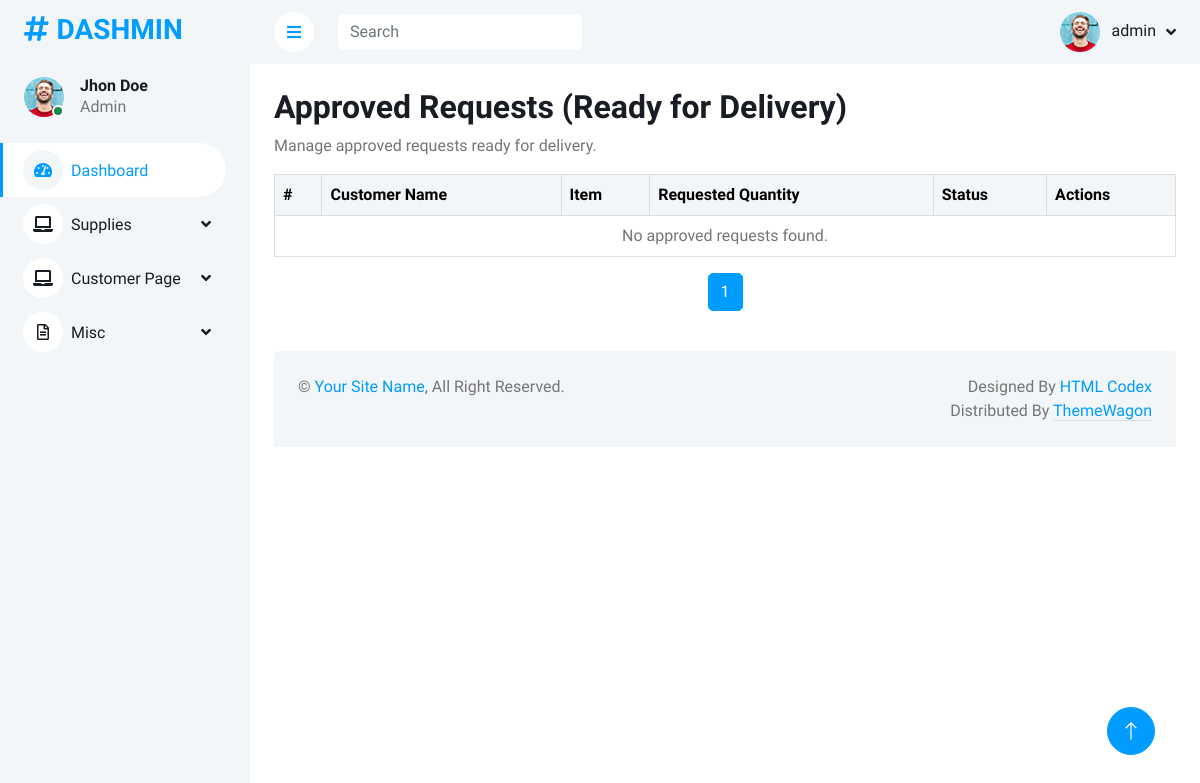
Page /supply/manager/requests/approved/ (signed in) on the earlier database version.
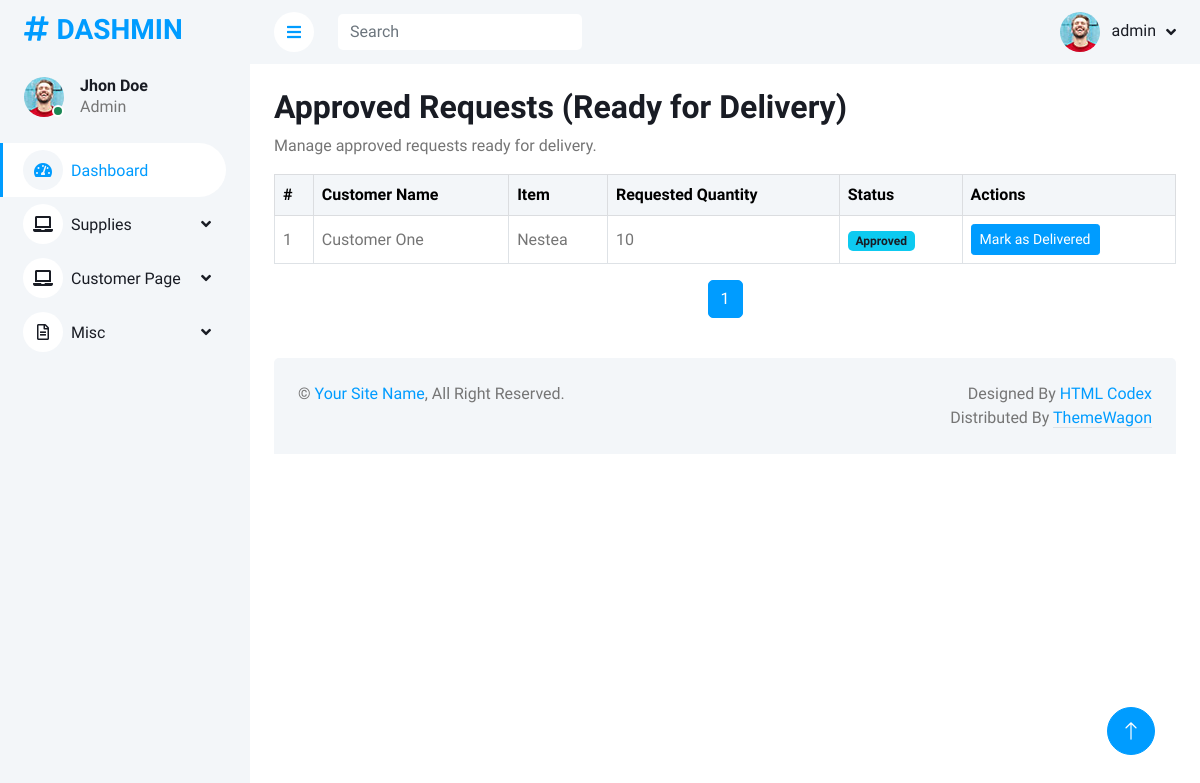
Same page on the later database version.
### customer/models.py (models this page shows, shortened)
class CustomerRequest(models.Model):
    supply_item = models.ForeignKey(
        SupplyItem,
        on_delete=models.CASCADE,
        related_name='customer_requests'
    )
    customer = models.ForeignKey(
        settings.AUTH_USER_MODEL,
        on_delete=models.CASCADE,
        related_name='requests'
    )
    requested_quantity = models.IntegerField()
    request_date = models.DateTimeField(auto_now_add=True)
    status = models.CharField(
        max_length=20,
        choices=[
            ('pending', 'Pending'),
            ('approved', 'Approved'),
            ('rejected', 'Rejected'),
            ('delivered', 'Delivered'),
        ],
        default='pending'
    )
    rejection_reason = models.TextField(blank=True, null=True)
    performed_by = models.ForeignKey(
        settings.AUTH_USER_MODEL,
        on_delete=models.SET_NULL,
        null=True,
        blank=True,
        related_name='performed_customer_requests' # Add related_name to avoid clash
    )

### supply/models.py (models this page shows, shortened)
class User(AbstractUser):
    USER_TYPE_CHOICES = [
        ('customer', 'Customer'),
        ('supply_manager', 'Supply Manager'),
        ('admin', 'Administrator'), # Example
    ]
    user_type = models.CharField(max_length=20, choices=USER_TYPE_CHOICES, default='customer')
    contact_number = models.CharField(max_length=15, blank=True, null=True)
    address = models.TextField(blank=True, null=True)
    objects = UserManager()
    customers = CustomerManager()
    supply_managers = SupplyManagerManager()
    email = models.EmailField(unique=True) # Example: making email unique

class SupplyItem(models.Model):
    STATUS_CHOICES = [
        ('active', 'Active'),
        ('inactive', 'Inactive'),
        ('archived', 'Archived'),
    ]
    AVAILABILITY_CHOICES = [
        ('Available', 'Available'),
        ('Low Stock', 'Low in Supply'),
        ('Out of Stock', 'Out of Supply')
    ]
    item_id = models.AutoField(primary_key=True)
    item_name = models.CharField(max_length=200)
    item_code = models.CharField(max_length=100, unique=True)
    category = models.ForeignKey(Category, on_delete=models.SET_NULL, null=True, blank=True)  # Updated field
    description = models.TextField(blank=True)
    quantity_in_stock = models.IntegerField(default=0)
    reorder_level = models.IntegerField(default=0)
    unit_of_measure = models.CharField(max_length=50)
    location = models.CharField(max_length=100, blank=True)
    unit_price = models.DecimalField(max_digits=10, decimal_places=2)
    currency = models.CharField(max_length=10, default='USD')
    supplier = models.ForeignKey(Supplier, on_delete=models.SET_NULL, null=True, blank=True)
    last_purchase_date = models.DateField(null=True, blank=True)
    last_supplier_price = models.DecimalField(max_digits=10, decimal_places=2, null=True, blank=True)
    preferred_supplier = models.BooleanField(default=False)
    added_by = models.ForeignKey(
        settings.AUTH_USER_MODEL, # Use settings
        on_delete=models.SET_NULL,
        null=True,
        blank=True,
        related_name='added_supply_items' # Add related_name
    )
    date_added = models.DateTimeField(auto_now_add=True)
    last_updated = models.DateTimeField(auto_now=True)
    added_by = models.ForeignKey('User', on_delete=models.SET_NULL, null=True, blank=True)
    status = models.CharField(max_length=10, choices=STATUS_CHOICES, default='active')
    availability = models.CharField(choices=AVAILABILITY_CHOICES, default='Available')
    barcode = models.CharField(max_length=100, blank=True)
    image = models.ImageField(upload_to='supply_images/', blank=True, null=True)
    expiration_date = models.DateField(null=True, blank=True)
    tags = models.CharField(max_length=200, blank=True)

### supply/views.py (the view)
# urls.py: path('manager/requests/approved/', views.ApprovedRequestListView.as_view(), name='approved_requests_list'), # New URL for approved requests
class ApprovedRequestListView(ManagerAccessMixin, ListView):
    model = CustomerRequest
    template_name = 'supply/manager/request_approved_list.html' # New template
    context_object_name = 'customer_requests'
    paginate_by = 20 # Optional pagination
    def get_queryset(self):
        return CustomerRequest.objects.filter(status='approved').select_related('customer', 'supply_item').order_by('-request_date')
    def get_context_data(self, **kwargs):
        context = super().get_context_data(**kwargs)
        context['page_title'] = "Approved Requests (Ready for Delivery)"
        return context

### supply/views.py (called while the page is built)
def is_supplier_manager(user):
    return user.is_authenticated and (user.is_superuser or user.groups.filter(name='Supply Manager').exists())

    def test_func(self):
        return is_supplier_manager(self.request.user)

### supply/templates/supply/manager/request_approved_list.html (shortened to what this page needs)
{% extends "supply/base/base.html" %}
{% block content %}
<div class="container-fluid pt-4 px-4">
    <div class="row">
        <div class="col-12">
            <h2>{{ page_title|default:"Approved Requests" }}</h2>
            <p>Manage approved requests ready for delivery.</p>
        </div>
    </div>
    <div class="row">
        <div class="col-12">
            <div class="table-responsive">
                <table class="table table-bordered table-hover align-middle">
                    <thead class="table-light">
                        <tr>
                            <th>#</th>
                            <th>Customer Name</th>
                            <th>Item</th>
                            <th>Requested Quantity</th>
                            <th>Status</th>
                            <th>Actions</th>
                        </tr>
                    </thead>
                    <tbody>
                        {% for request in customer_requests %}
                        <tr>
                            <td>{{ forloop.counter }}</td>
                            <td>{{ request.customer.get_full_name|default:request.customer.username }}</td>
                            <td>{{ request.supply_item.item_name }}</td>
                            <td>{{ request.requested_quantity }}</td>
                            <td><span class="badge bg-info text-dark">{{ request.get_status_display }}</span></td>
                            <td>
                                <form method="post" action="{% url 'supply:deliver_request' request.pk %}" style="display: inline;">
                                    <button type="submit" class="btn btn-primary btn-sm">Mark as Delivered</button>
                                </form>
                            </td>
                        </tr>
                        {% empty %}
                        <tr>
                            <td colspan="6" class="text-center">No approved requests found.</td>
                        </tr>
                        {% endfor %}
                    </tbody>
                </table>
            </div>
            <div class="pagination-container">
                <nav aria-label="Page navigation">
                    <ul class="pagination justify-content-center">
                        {% for num in paginator.page_range %}
                            {% if page_obj.number == num %}
                                <li class="page-item active"><span class="page-link">{{ num }}</span></li>
                            {% elif num > page_obj.number|add:'-3' and num < page_obj.number|add:'3' %}
                                <li class="page-item"><a class="page-link" href="?page={{ num }}">{{ num }}</a></li>
                            {% endif %}
                        {% endfor %}
                    </ul>
                </nav>
            </div>
        </div>
    </div>
</div>
{% endblock content %}

Differences in the rows shown:
added CustomerRequest: customer.get_full_name "Customer One", supply_item.item_name "Nestea", requested_quantity "10", status "Approved"
Other differences:
text no longer shown: "No approved requests found."
